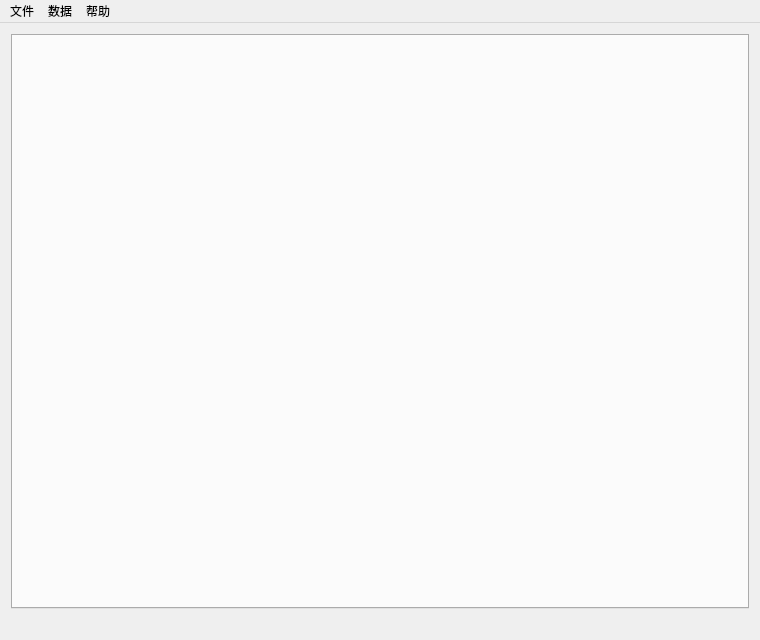
<?xml version="1.0" encoding="UTF-8"?>
<ui version="4.0">
 <class>MainWindow</class>
 <widget class="QMainWindow" name="MainWindow">
  <property name="geometry">
   <rect>
    <x>0</x>
    <y>0</y>
    <width>760</width>
    <height>640</height>
   </rect>
  </property>
  <property name="windowTitle">
   <string>CaiP</string>
  </property>
  <widget class="QWidget" name="centralWidget">
   <layout class="QVBoxLayout" name="verticalLayout">
    <item>
     <widget class="QTabWidget" name="contextWidget">
      <property name="contextMenuPolicy">
       <enum>Qt::NoContextMenu</enum>
      </property>
      <property name="currentIndex">
       <number>-1</number>
      </property>
     </widget>
    </item>
    <item>
     <widget class="QLabel" name="messageLabel">
      <property name="text">
       <string/>
      </property>
     </widget>
    </item>
   </layout>
  </widget>
  <widget class="QMenuBar" name="menuBar">
   <property name="geometry">
    <rect>
     <x>0</x>
     <y>0</y>
     <width>760</width>
     <height>17</height>
    </rect>
   </property>
   <widget class="QMenu" name="menu">
    <property name="title">
     <string>文件</string>
    </property>
    <addaction name="quitAction"/>
   </widget>
   <widget class="QMenu" name="menu_3">
    <property name="title">
     <string>帮助</string>
    </property>
    <addaction name="helpAction"/>
   </widget>
   <widget class="QMenu" name="menu_2">
    <property name="title">
     <string>数据</string>
    </property>
    <addaction name="dataReset"/>
   </widget>
   <addaction name="menu"/>
   <addaction name="menu_2"/>
   <addaction name="menu_3"/>
  </widget>
  <action name="quitAction">
   <property name="text">
    <string>退出</string>
   </property>
  </action>
  <action name="helpAction">
   <property name="text">
    <string>帮助</string>
   </property>
  </action>
  <action name="dataReset">
   <property name="text">
    <string>重置数据</string>
   </property>
  </action>
 </widget>
 <layoutdefault spacing="6" margin="11"/>
 <resources/>
 <connections/>
</ui>
